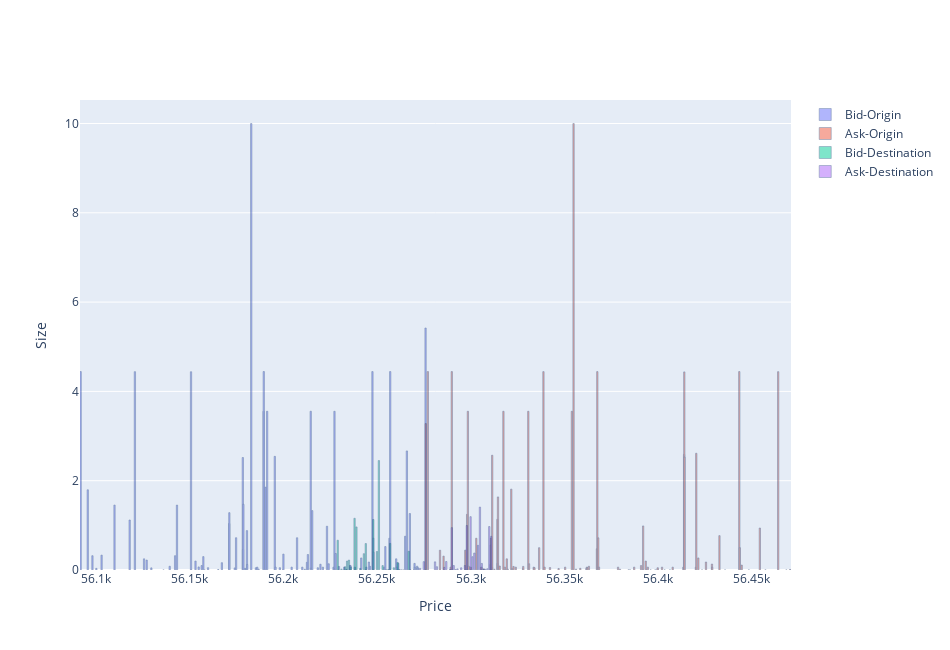

The code cell stored with this chart in its notebook:
### Code cell
kraken = dict_to_df('kraken','2021-11-24T15:16:31.432Z' , orderbooks_data)
bitfinex = dict_to_df('bitfinex','2021-11-24T15:16:31.432Z' , orderbooks_data)
print(kraken.head(2), 'KRAKEN')
print(bitfinex.head(2),'BITFINEX')
plot_orderbook_2excahnges(kraken, bitfinex)
